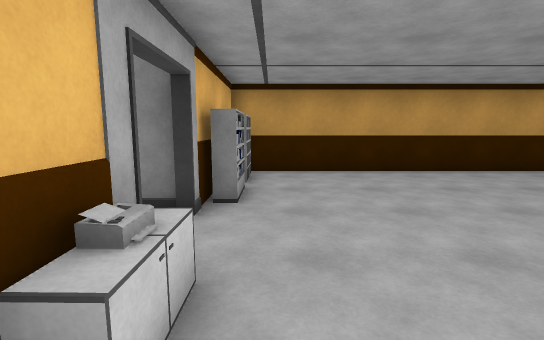
[1] (above)

24 first-person views from a walk through a 3-D level made in the Unity game engine. The camera is 1.5 m above the floor, tilts 8° down and sees 85° across. The floor is counted in squares, 1 m on a side. Each view is taken from the middle of a square. On the plan, view 1 faces up. The plan holds only what a view shows up to about 15 squares ahead; the rest is blank. The place goes on beyond the plan. The player character is not drawn.

[2]
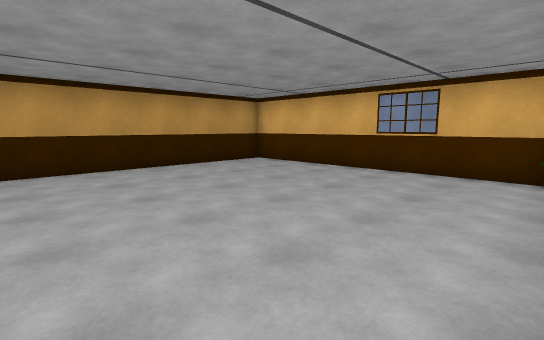

[3]
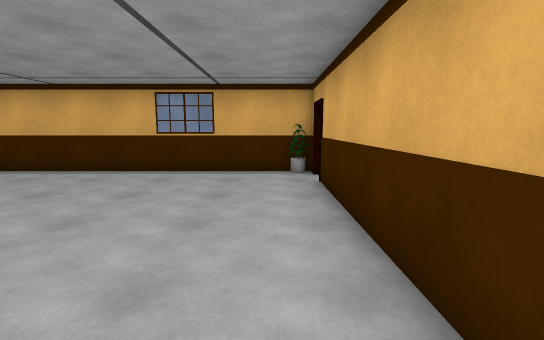

[4]
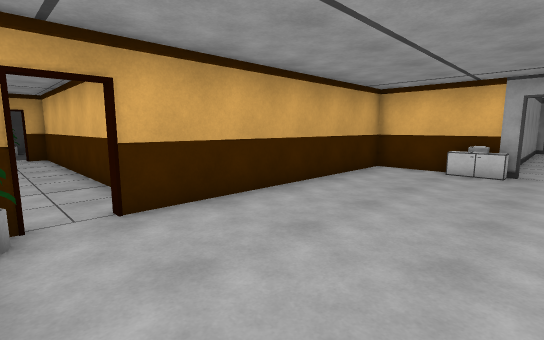

[5]
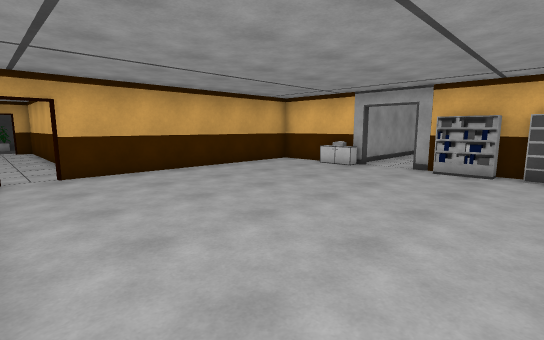

[6]
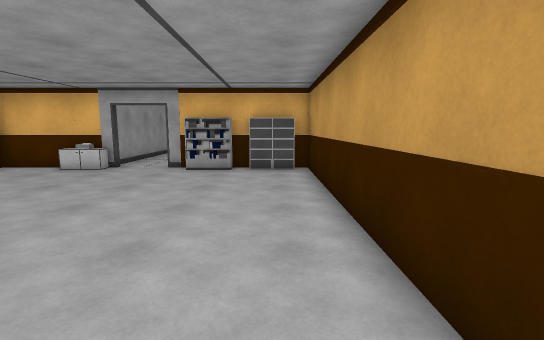

[7]
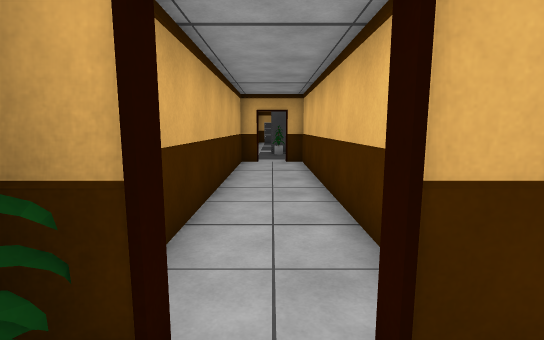

[8]
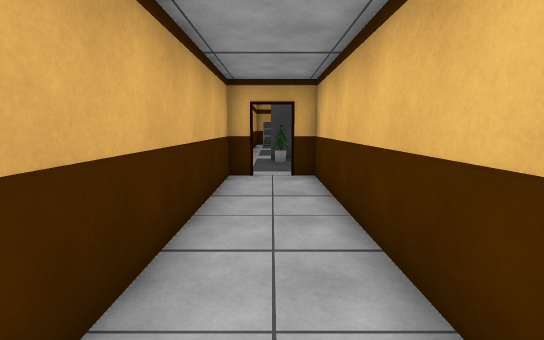

[9]
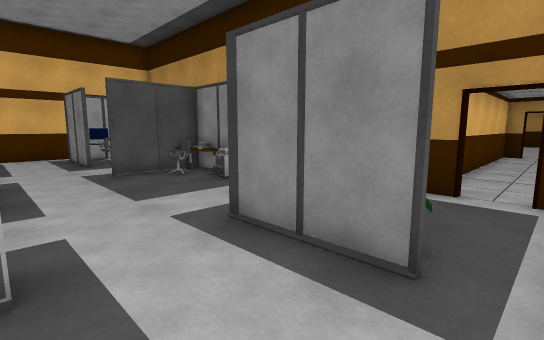

[10]
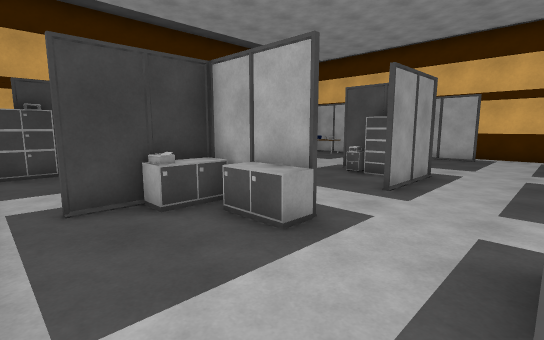

[11]
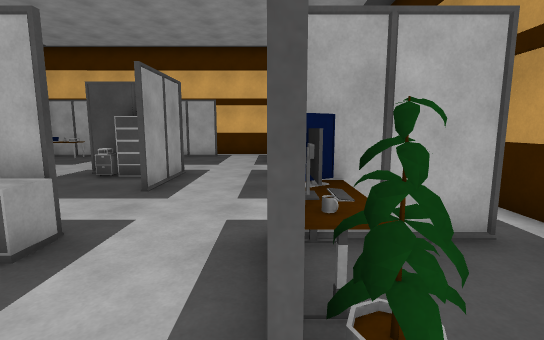

[12]
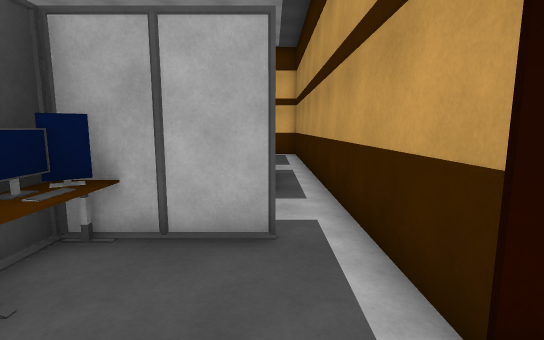

[13]
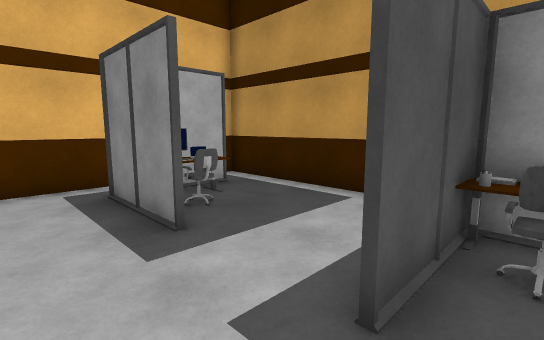

[14]
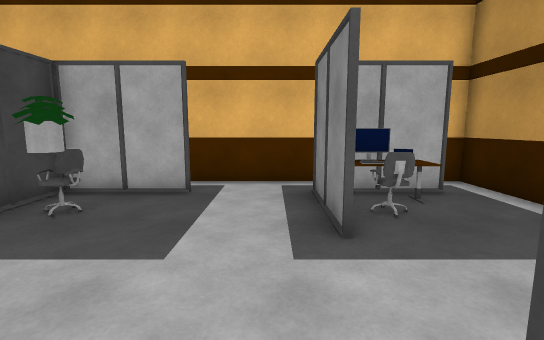

[15]
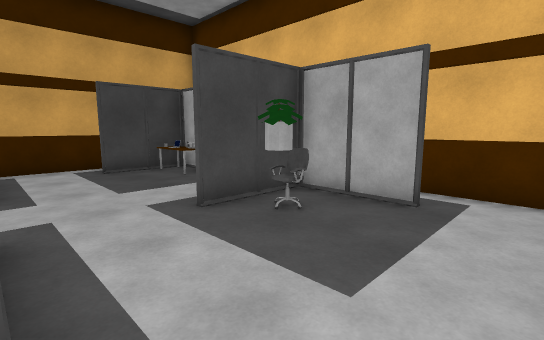

[16]
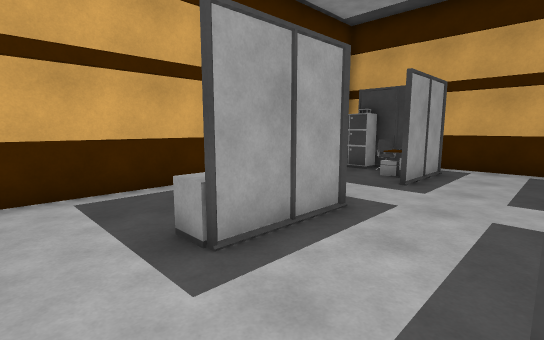

[17]
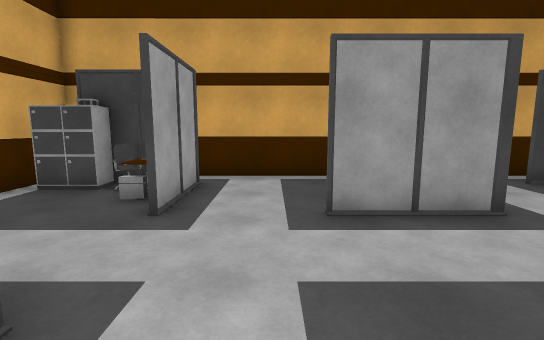

[18]
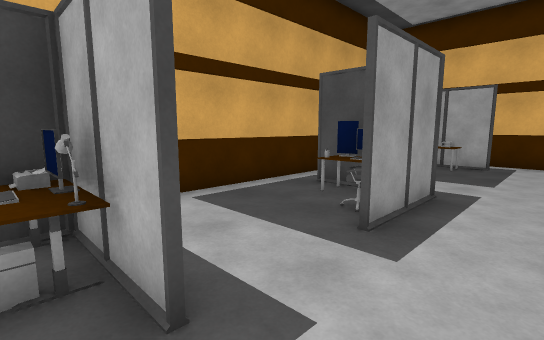

[19]
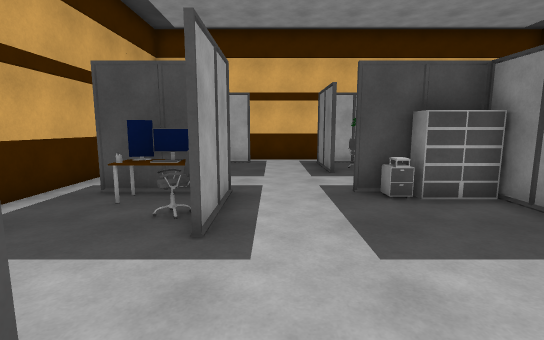

[20]
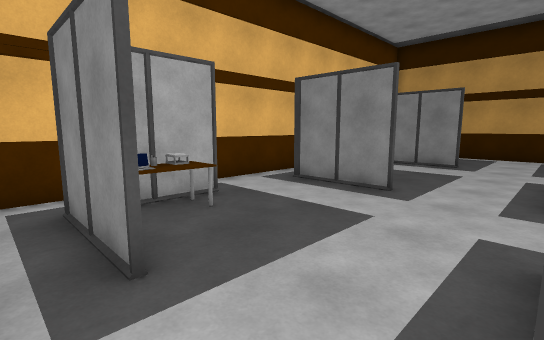

[21]
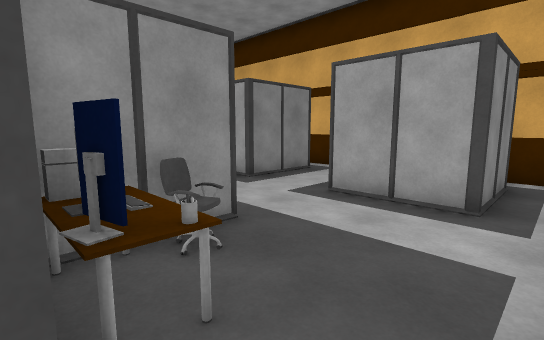

[22]
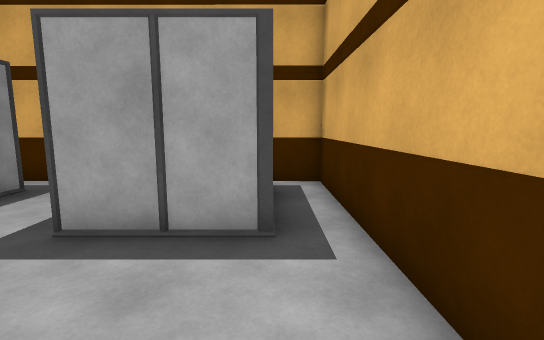

[23]
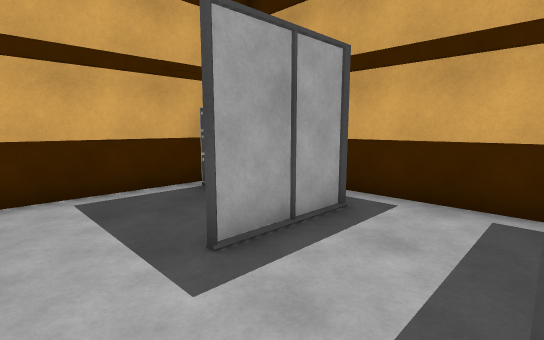

[24]
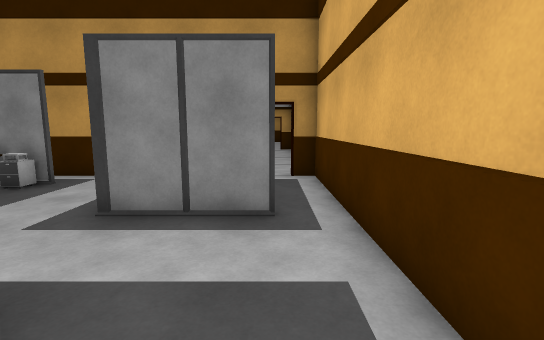

### Floor plan
Ten units are one square. View 1 is at (0, 0); x grows to the right and y downward. Boxes are objects, and circles mark ways between rooms. Rooms are numbered by the first view taken in them; rooms with no view inside come last. Other rooms are left out.
<svg viewBox="-66 -110 176 429">
<path fill="none" stroke="#000" d="M76 20 76 134 84 134 84 136M104 15 104 -100M-14 -29 -14 14 84 14 84 16 79 16M-14 -57 -14 -50M-14 -82 -14 -74M101 -104 -7 -104M-14 -105 -14 -99M95 134 104 134 104 36M66 180 59 180M61 149 61 179 66 179M1 165 1 181M61 209 61 239 91 239M85 179 91 179M91 180 85 180M84 136 -54 136M-1 210 31 210M104 235 104 136 96 136M-59 149 -59 172M31 271 4 271M-1 270 31 270M1 279 1 301M1 234 1 241M61 269 61 275M60 276 60 269M18 211 6 211M-29 240 -61 240M61 299 84 299M-25 314 104 314 104 235M91 240 60 240 60 209M-59 269 -59 299 -29 299M91 300 60 300 60 294M-29 180 -61 180M-59 209 -59 239 -29 239"/>
<rect x="-15" y="-15" width="10" height="10" fill="#bbb"><title>cabinet</title></rect>
<rect x="-15" y="-25" width="10" height="10" fill="#bbb"><title>printer</title></rect>
<rect x="-15" y="-35" width="10" height="10" fill="#bbb"><title>cabinet</title></rect>
<rect x="-15" y="-75" width="10" height="20" fill="#bbb"><title>shelf</title></rect>
<rect x="-15" y="-105" width="10" height="30" fill="#bbb"><title>shelf</title></rect>
<rect x="95" y="5" width="10" height="10" fill="#bbb"><title>other object</title></rect>
<rect x="-55" y="165" width="10" height="10" fill="#bbb"><title>other object</title></rect>
<rect x="-55" y="155" width="10" height="10" fill="#bbb"><title>other object</title></rect>
<rect x="-45" y="165" width="10" height="10" fill="#bbb"><title>chair</title></rect>
<rect x="-5" y="155" width="10" height="10" fill="#bbb"><title>other object</title></rect>
<rect x="-5" y="145" width="10" height="10" fill="#bbb"><title>other object</title></rect>
<rect x="5" y="165" width="10" height="10" fill="#bbb"><title>other object</title></rect>
<rect x="5" y="155" width="10" height="10" fill="#bbb"><title>chair</title></rect>
<rect x="5" y="145" width="10" height="10" fill="#bbb"><title>other object</title></rect>
<rect x="15" y="145" width="20" height="20" fill="#bbb"><title>cabinet</title></rect>
<rect x="55" y="205" width="20" height="20" fill="#bbb"><title>cabinet</title></rect>
<rect x="65" y="225" width="10" height="10" fill="#bbb"><title>printer</title></rect>
<rect x="65" y="175" width="10" height="10" fill="#bbb"><title>monitor</title></rect>
<rect x="65" y="165" width="10" height="10" fill="#bbb"><title>keyboard</title></rect>
<rect x="75" y="225" width="10" height="10" fill="#bbb"><title>cabinet</title></rect>
<rect x="75" y="175" width="10" height="10" fill="#bbb"><title>mug</title></rect>
<rect x="75" y="165" width="10" height="10" fill="#bbb"><title>other object</title></rect>
<rect x="-55" y="285" width="10" height="10" fill="#bbb"><title>laptop</title></rect>
<rect x="-55" y="275" width="10" height="10" fill="#bbb"><title>other object</title></rect>
<rect x="-45" y="285" width="10" height="10" fill="#bbb"><title>other object</title></rect>
<rect x="-45" y="225" width="10" height="10" fill="#bbb"><title>chair</title></rect>
<rect x="-5" y="285" width="20" height="10" fill="#bbb"><title>monitor</title></rect>
<rect x="-5" y="225" width="20" height="10" fill="#bbb"><title>cabinet</title></rect>
<rect x="-5" y="215" width="20" height="10" fill="#bbb"><title>shelf</title></rect>
<rect x="5" y="275" width="10" height="10" fill="#bbb"><title>keyboard</title></rect>
<rect x="15" y="275" width="10" height="10" fill="#bbb"><title>chair</title></rect>
<rect x="55" y="285" width="10" height="10" fill="#bbb"><title>monitor</title></rect>
<rect x="55" y="275" width="10" height="10" fill="#bbb"><title>other object</title></rect>
<rect x="65" y="285" width="10" height="10" fill="#bbb"><title>chair</title></rect>
<rect x="75" y="285" width="20" height="10" fill="#bbb"><title>cabinet</title></rect>
<circle cx="90" cy="140" r="3" fill="#2a7"/>
<circle cx="-15" cy="180" r="3" fill="#2a7"/>
<circle cx="0" cy="195" r="3" fill="#2a7"/>
<circle cx="100" cy="240" r="3" fill="#2a7"/>
<circle cx="50" cy="220" r="3" fill="#2a7"/>
<text x="50" y="-20">1</text>
<text x="40" y="170">2</text>
<text x="20" y="260">3</text>
</svg>
Room 1 opens to room 2. Room 2 opens to room 3.

Where each view was taken, in squares from view 1:
view 1: 0 up, 0 right, facing up
view 2: 1 down, 0 right, facing up-right
view 3: 0 up, 0 right, facing right
view 4: 4 up, 10 right, facing down-left
view 5: 9 up, 10 right, facing down-left
view 6: 9 up, 10 right, facing left
view 7: 0 up, 9 right, facing down
view 8: 4 down, 9 right, facing down
view 9: 21 down, 10 right, facing up-left
view 10: 18 down, 10 right, facing down-left
view 11: 18 down, 10 right, facing left
view 12: 15 down, 10 right, facing left
view 13: 20 down, 1 right, facing up-left
view 14: 19 down, 1 right, facing left
view 15: 19 down, 0 right, facing down-left
view 16: 19 down, 3 right, facing down-right
view 17: 22 down, 4 right, facing down
view 18: 25 down, 7 right, facing down-left
view 19: 26 down, 7 right, facing left
view 20: 31 down, 0 right, facing up-left
view 21: 31 down, 0 right, facing up-right
view 22: 30 down, 2 right, facing right
view 23: 25 down, 3 right, facing down-right
view 24: 23 down, 9 right, facing up
